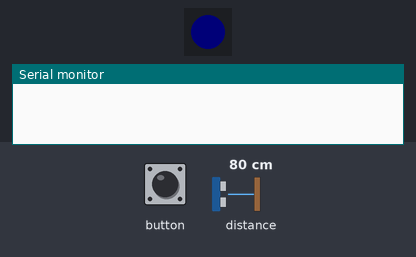
This sketch was run on a simulated ESP32. On the bench: 1 RGB LEDs in strip order, left to right, the last lines printed to the serial monitor. The test bench sets the inputs (shaded band); at power-on: distance to the obstacle 80 cm. Dim RGB values are drawn brighter than linear.

Above: at 4.6 s.
At 5.1 s:
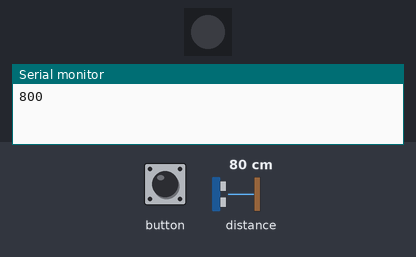
Timing chart, 0 to 6.6 s (numbered marks = the images above):
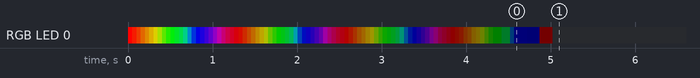

The sketch:

mstack_atom_lite_tof.ino
```cpp
// Le code de base pour le M5Stack Atom

// Inclure la librairie M5 (version pour M5Atom) :
// https://github.com/m5stack/M5Atom
#include <M5Atom.h>

// Inclure la librairie FastLED qui va gérer le pixel :
// https://github.com/FastLED/FastLED
#include <FastLED.h>

// Un tableau qui contient une variable de type CRGB.
// Il y a un seul pixel, mais il doit être dans un tableau.
// CRGB est un type de couleur défini par la lirairie FastLed :
// https://github.com/FastLED/FastLED/wiki/Pixel-reference#crgb-reference
CRGB mesPixels[1];


#include <VL53L0X.h>
VL53L0X myTOF;

unsigned long myChronoStart;

void setup() {
  // Démarrer la libraire M5 avec toutes les options de pré-configuration désactivées :
  M5.begin(false, false, false);

  // Démarrer la connexion sérielle :
  Serial.begin(115200);

  // Ajouter le pixel (il y en a un seul) du M5Atom à la librairie FastLED :
  FastLED.addLeds<WS2812, DATA_PIN, GRB>(mesPixels, 1);


  Wire.begin();

  myTOF.init();
  myTOF.setTimeout(500);
  myTOF.startContinuous();

  // Animation de démarrage
  while (millis() < 5000) {
    mesPixels[0] = CHSV((millis() / 5) % 255, 255, 255 - (millis() * 255 / 5000));
    FastLED.show();
    delay(50);
  }
  mesPixels[0] = CRGB(0, 0, 0);
  FastLED.show();
}

void loop() {
  // Toujours inclure M5.update() au début de loop() :
  M5.update();

  if (millis() - myChronoStart >= 50) {
    myChronoStart = millis();

    uint16_t value = myTOF.readRangeContinuousMillimeters();
    if (myTOF.timeoutOccurred()) {
      Serial.println("TOF TIMEOUT");
    } else {
      Serial.println(value);
    }
  }
}
```
